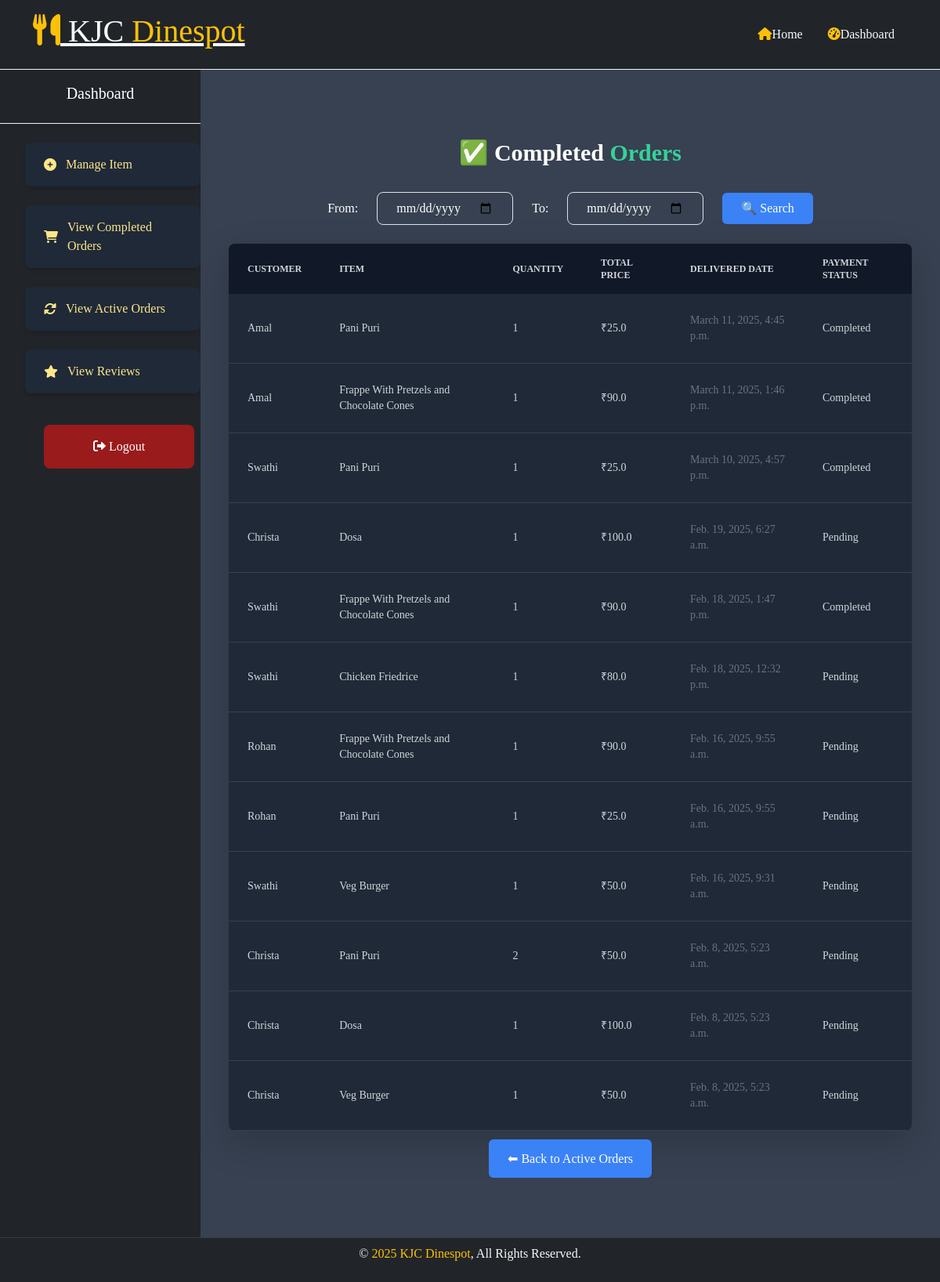
The page /caterer/completed-orders/ (signed in) on the database its author committed.
### canteenapp/models.py (models this page shows, shortened)
class CartItem(models.Model):
    ORDER_STATUS = (
        ('Preparing', 'Preparing'),
        ('Ready', 'Ready'),
        ('Delivered', 'Delivered'),
    )
    PAYMENT_STATUS = (
        ('Pending', 'Pending'),
        ('Completed', 'Completed'),
        ('Failed', 'Failed'),
    )
    user = models.ForeignKey(User, on_delete=models.CASCADE, related_name="cart_items")
    item = models.ForeignKey(Item, on_delete=models.CASCADE, related_name="cart_items")
    ordered = models.BooleanField(default=False)
    quantity = models.IntegerField(default=1)
    ordered_date = models.DateTimeField(default=timezone.now)  # Set only when ordered
    delivery_date = models.DateTimeField(null=True, blank=True)  # Tracks delivery time
    status = models.CharField(max_length=20, choices=ORDER_STATUS, default='Preparing')
    payment_status = models.CharField(max_length=20, choices=PAYMENT_STATUS, default='Pending')
    payment = models.ForeignKey('Payment', null=True, blank=True, on_delete=models.SET_NULL)  # New field
    def subtotal(self):
        return self.quantity * self.item.price

class Item(models.Model):
    LABELS = (
        ('BestSeller', 'BestSeller'),
        ('New', 'New'),
        ('Spicy🔥', 'Spicy🔥'),
    )
    CATEGORY = (
        ('Special', 'Special'),
        ('Juice', 'Juice'),
        ('Shake', 'Shake'),
        ('Snack', 'Snack'),
    )
    STATUS = (
        ('Available','Available'),
        ('Not available','Not available')
    )
    title = models.CharField(max_length=150)
    description = models.CharField(max_length=250, blank=True)
    price = models.FloatField()
    pieces = models.IntegerField(default=6)
    category = models.CharField(max_length=25, choices=CATEGORY, blank=True)
    instructions = models.CharField(max_length=250, choices=STATUS, blank=True)
    image = models.ImageField(default='default.png', upload_to='images/')
    labels = models.CharField(max_length=25, choices=LABELS, blank=True)
    canteen = models.ForeignKey(Canteen, on_delete=models.CASCADE, related_name="items")

### main/models.py (models this page shows, shortened)
class User(models.Model):
    ROLE_CHOICES = [
        ('user', 'User'),
        ('caterer', 'Caterer'),
        ('admin', 'Admin'),
    ]
    name = models.CharField(max_length=255)
    email = models.EmailField(unique=True)
    password = models.CharField(max_length=255)  # Consider using Django's authentication system
    role = models.CharField(max_length=10, choices=ROLE_CHOICES)
    phone = models.CharField(max_length=15, null=True, blank=True)
    USERNAME_FIELD = 'email'  # Specify the field to be used for login (email in this case)
    REQUIRED_FIELDS = ['password']

### canteenapp/views.py (the view)
# urls.py: path('caterer/completed-orders/', views.completed_orders, name='completed_orders'),
def completed_orders(request):
    user_id = request.session.get('user_id')
    user = get_object_or_404(User, id=user_id)
    canteen = get_object_or_404(Canteen, caterer=user)
    orders = CartItem.objects.filter(item__canteen=canteen, ordered=True, status='Delivered').order_by('-ordered_date')
    start_date = request.GET.get('start_date')
    end_date = request.GET.get('end_date')
    if start_date:
        start_date = parse_date(start_date)
    if end_date:
        end_date = parse_date(end_date)
    if start_date and end_date:
        orders = orders.filter(ordered_date__range=[start_date, end_date])
    return render(request, 'completed_orders.html', {
        'orders': orders,
        'start_date': start_date,
        'end_date': end_date
    })

### canteenapp/templates/completed_orders.html
{% extends 'caterer_home.html' %}
{% load static %}
{% block content %}
<section class="py-16 min-h-screen">
    <div class="container mx-auto font-serif px-6">
        <h1 class="text-3xl font-bold text-center text-green-400 mb-8">✅ <span class="text-white">Completed</span> Orders</h1>
        <form method="GET" class="mb-6 flex flex-wrap items-center justify-center gap-4">
            <label class="text-white">From:</label>
            <input type="date" name="start_date" value="{{ start_date|default_if_none:'' }}"
                class="px-4 py-2 rounded-lg bg-gray-700 text-white border border-gray-600">
            <label class="text-white">To:</label>
            <input type="date" name="end_date" value="{{ end_date|default_if_none:'' }}"
                class="px-4 py-2 rounded-lg bg-gray-700 text-white border border-gray-600">
            <button type="submit" class="px-6 py-2 bg-blue-500 text-white rounded hover:bg-blue-600">
                🔍 Search
            </button>
        </form>
        {% if orders %}
        <div class="overflow-x-auto bg-gray-800 rounded-lg shadow-lg">
            <table class="w-full text-left text-sm text-gray-300">
                <thead class="bg-gray-900 uppercase text-xs">
                    <tr>
                        <th class="px-6 py-3">Customer</th>
                        <th class="px-6 py-3">Item</th>
                        <th class="px-6 py-3">Quantity</th>
                        <th class="px-6 py-3">Total Price</th>
                        <th class="px-6 py-3">Delivered Date</th>
                        <th class="px-6 py-3">Payment Status</th>
                    </tr>
                </thead>
                <tbody>
                    {% for order in orders %}
                    <tr class="border-b border-gray-700 hover:bg-gray-600 transition duration-200">
                        <td class="px-6 py-4">{{ order.user.name }}</td>
                        <td class="px-6 py-4">{{ order.item.title }}</td>
                        <td class="px-6 py-4">{{ order.quantity }}</td>
                        <td class="px-6 py-4">₹{{ order.subtotal }}</td>
                        <td class="px-6 py-4 text-sm text-gray-500">{{ order.ordered_date }}</td>
                        <td class="px-6 py-4">{{ order.payment_status }}</td>
                    </tr>
                    {% endfor %}
                </tbody>
            </table>
        </div>
        {% else %}
        <p class="text-center text-lg text-gray-400">No completed orders found for the selected date range.</p>
        {% endif %}
        <div class="mt-6 text-center">
            <a href="{% url 'caterer_orders' %}" class="px-6 py-3 bg-blue-500 text-white rounded hover:bg-blue-600 no-underline">
                ⬅ Back to Active Orders
            </a>
        </div>
    </div>
</section>
{% endblock %}

### static/css/style.css (style rules this page uses)
body { font-family: 'Playfair Display', serif; background-color: #0c0b09; background-size: cover; color: #fff; margin: 0; width: 100%; height: 100vh; }

### canteenapp/templates/caterer_home.html (style rules this page uses)
body { background-color: #1a1a1a; }

### rows shown on the page
CartItem: user.name "Amal", item "Pani Puri", quantity "1", subtotal "25.0", ordered_date "March 11, 2025, 4:45 p.m.", payment_status "Completed"
CartItem: user.name "Amal", item "Frappe With Pretzels and Chocolate Cones", quantity "1", subtotal "90.0", ordered_date "March 11, 2025, 1:46 p.m.", payment_status "Completed"
CartItem: user.name "Swathi", item "Pani Puri", quantity "1", subtotal "25.0", ordered_date "March 10, 2025, 4:57 p.m.", payment_status "Completed"
CartItem: user.name "Christa", item "Dosa", quantity "1", subtotal "100.0", ordered_date "Feb. 19, 2025, 6:27 a.m.", payment_status "Pending"
CartItem: user.name "Swathi", item "Frappe With Pretzels and Chocolate Cones", quantity "1", subtotal "90.0", ordered_date "Feb. 18, 2025, 1:47 p.m.", payment_status "Completed"
CartItem: user.name "Swathi", item "Chicken Friedrice", quantity "1", subtotal "80.0", ordered_date "Feb. 18, 2025, 12:32 p.m.", payment_status "Pending"
CartItem: user.name "Rohan", item "Frappe With Pretzels and Chocolate Cones", quantity "1", subtotal "90.0", ordered_date "Feb. 16, 2025, 9:55 a.m.", payment_status "Pending"
CartItem: user.name "Rohan", item "Pani Puri", quantity "1", subtotal "25.0", ordered_date "Feb. 16, 2025, 9:55 a.m.", payment_status "Pending"
CartItem: user.name "Swathi", item "Veg Burger", quantity "1", subtotal "50.0", ordered_date "Feb. 16, 2025, 9:31 a.m.", payment_status "Pending"
CartItem: user.name "Christa", item "Pani Puri", quantity "2", subtotal "50.0", ordered_date "Feb. 8, 2025, 5:23 a.m.", payment_status "Pending"
CartItem: user.name "Christa", item "Dosa", quantity "1", subtotal "100.0", ordered_date "Feb. 8, 2025, 5:23 a.m.", payment_status "Pending"
CartItem: user.name "Christa", item "Veg Burger", quantity "1", subtotal "50.0", ordered_date "Feb. 8, 2025, 5:23 a.m.", payment_status "Pending"
